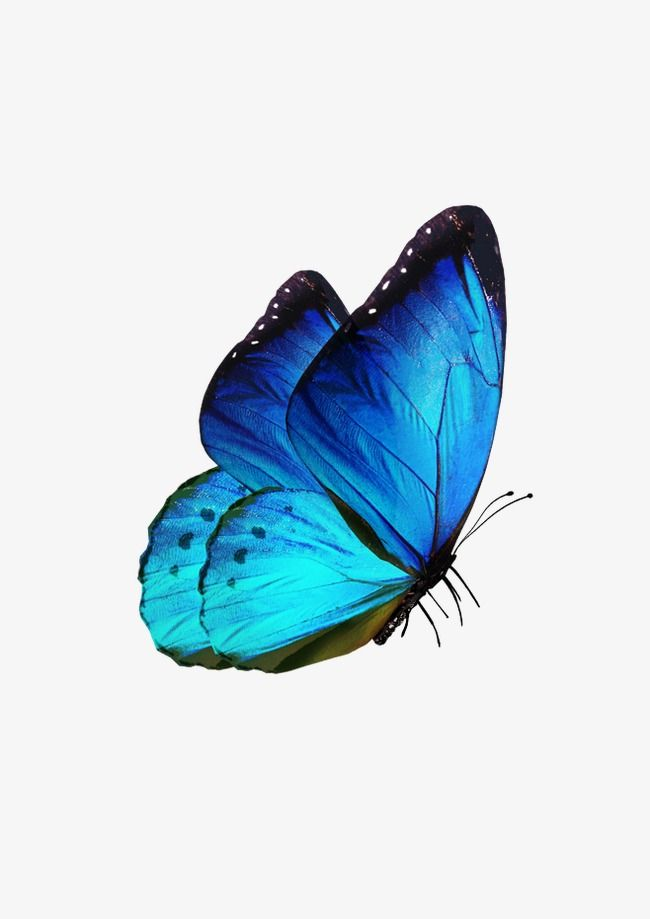
#> input picture Practical/Image Processing/265 Basic Operation on Image/butterfly.jpg, 650 x 919 px, given in place of the camera
$ python blurring.py
#> lines starting #> are read from the running program, lines starting #| are printed output that depends on the picture; after the words box and inside, x2 and y2 are one past the last pixel; in counts of white or black regions, pixels touching at a corner belong together
import cv2
import numpy as np

cap = cv2.VideoCapture(0)

while True:
    _, frame = cap.read()
#> frame is the input picture: shape (919, 650, 3); mean B, G, R 228.6, 220.2, 204.3
    hsv = cv2.cvtColor(frame, cv2.COLOR_BGR2HSV)
#> hsv: shape (919, 650, 3); mean H, S, V 20.9, 37.6, 229

    lower_red = np.array([50, 0, 0])
    upper_red = np.array([255, 255, 255])

    mask = cv2.inRange(hsv, lower_red, upper_red)
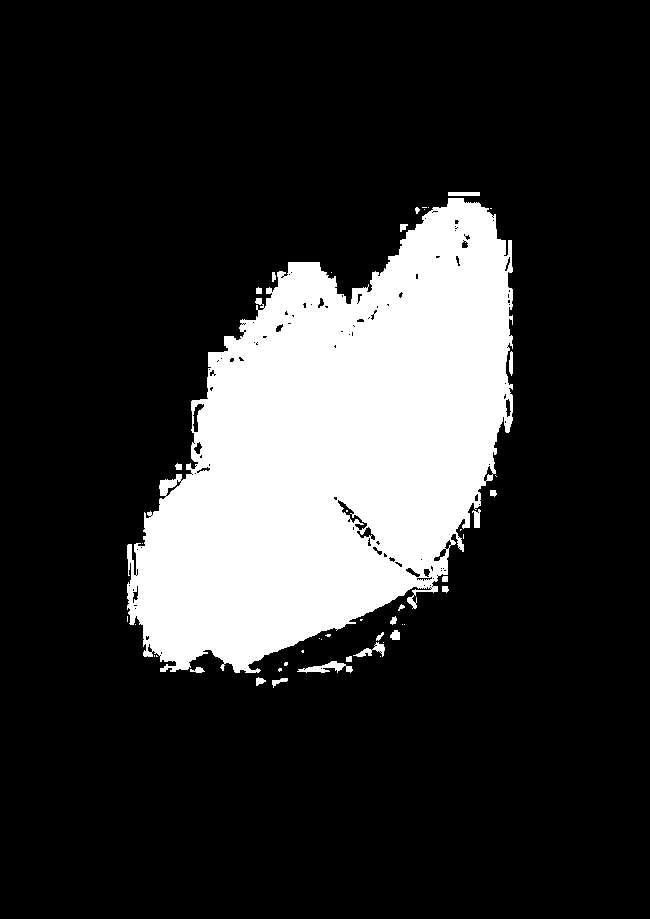
#> mask: shape (919, 650); 19.3% white; 47 white regions (25 under 20 px), largest, box (x1, y1, x2, y2) and area: (127, 198, 513, 673) 113895, (297, 661, 353, 673) 311, (353, 642, 385, 657) 181
    res = cv2.bitwise_and(frame, frame, mask=mask)
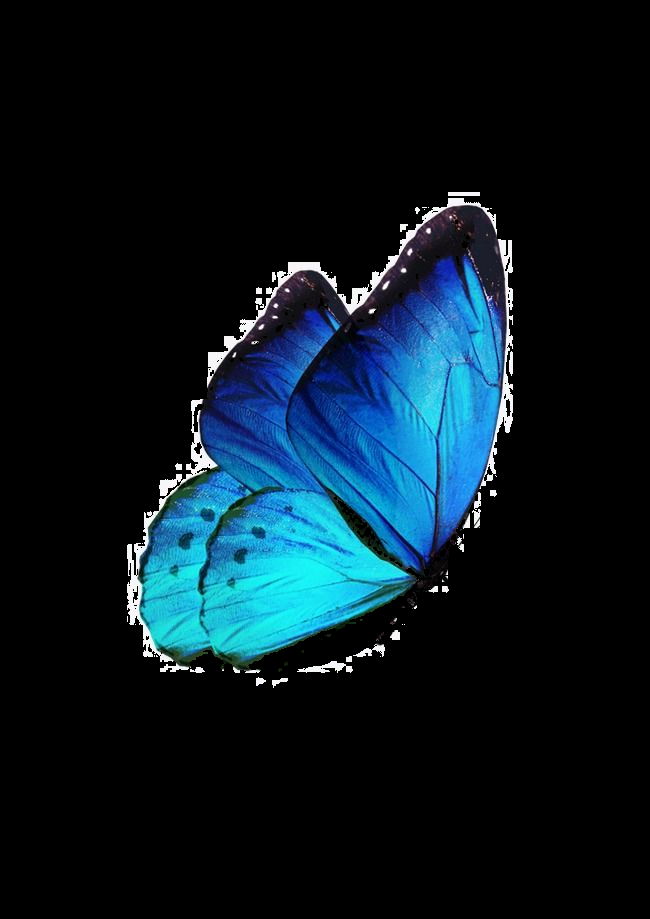
#> res: shape (919, 650, 3); mean B, G, R 32.6, 24, 8.1

    kernel = np.ones((15, 15), np.float32) / 255
    smoothed = cv2.filter2D(res, -1, kernel)
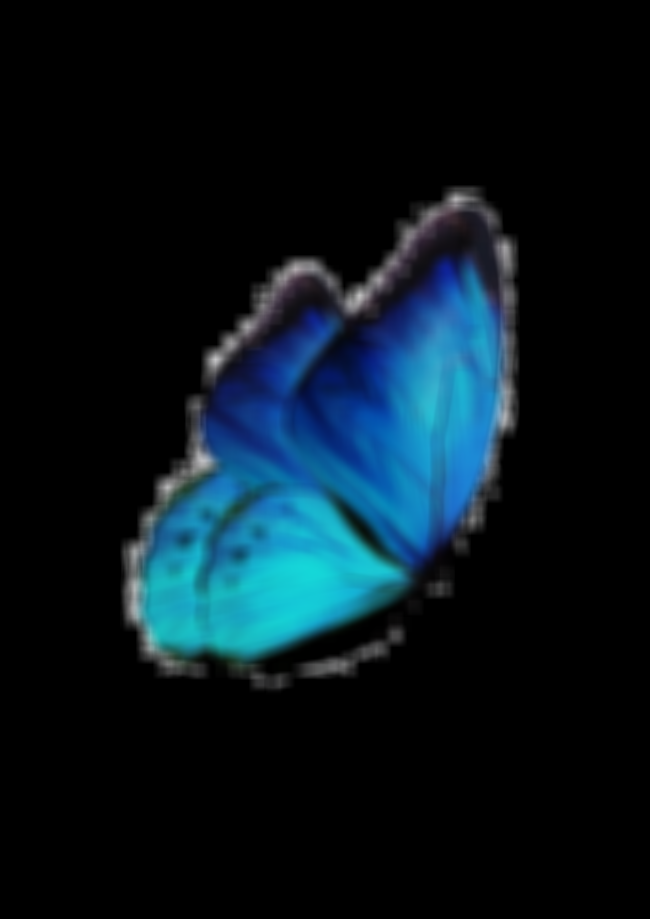
#> smoothed: shape (919, 650, 3); mean B, G, R 28.8, 21.2, 7.1

    blur = cv2.GaussianBlur(res, (15, 15), 0)
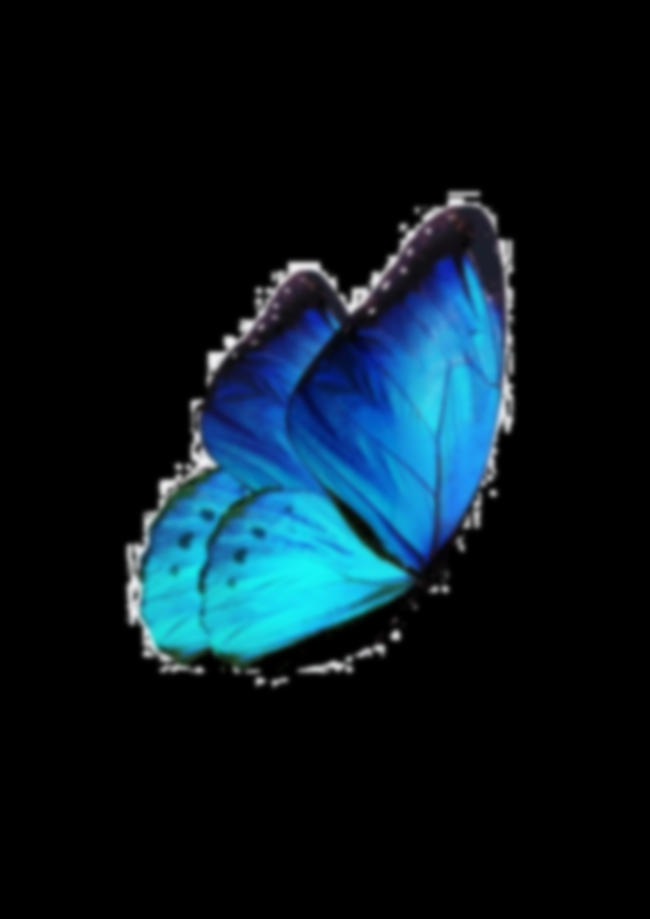
#> blur: shape (919, 650, 3); mean B, G, R 32.6, 24, 8.1
    median = cv2.medianBlur(res, 15)
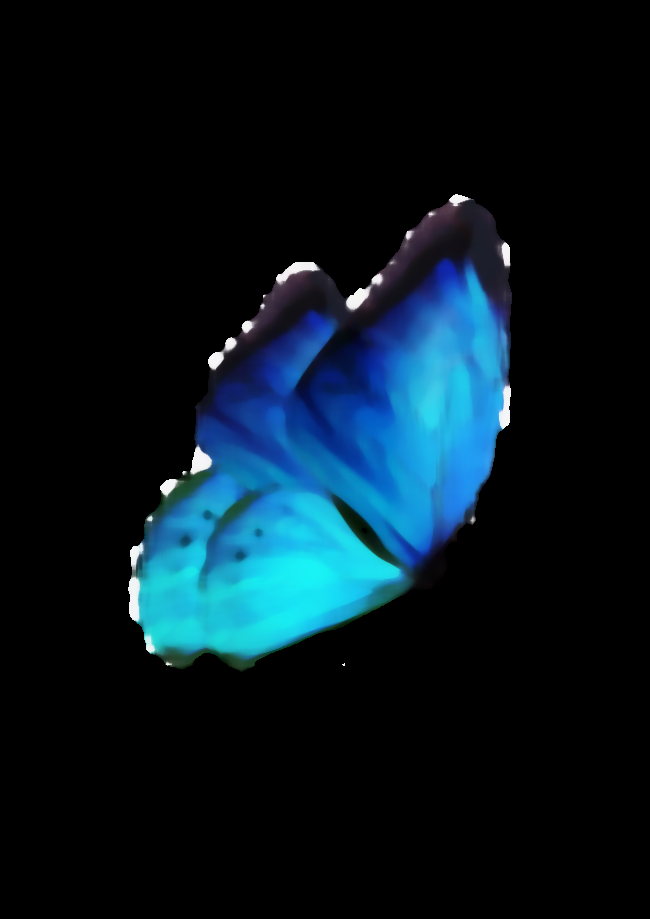
#> median: shape (919, 650, 3); mean B, G, R 31.5, 22.6, 6
    bilateral = cv2.bilateralFilter(res, 15, 75, 75)

    cv2.imshow("frame", frame)
    # cv2.imshow('mask', mask)
    cv2.imshow("res", res)
    # cv2.imshow('smoothed', smoothed)
    cv2.imshow("blur", blur)
    cv2.imshow("median", median)
    cv2.imshow("bilateral", bilateral)

    k = cv2.waitKey(5) & 0xFF
#> (key Esc is pressed here)
    if k == 27:
        break
cv2.destroyAllWindows()
cap.release()
